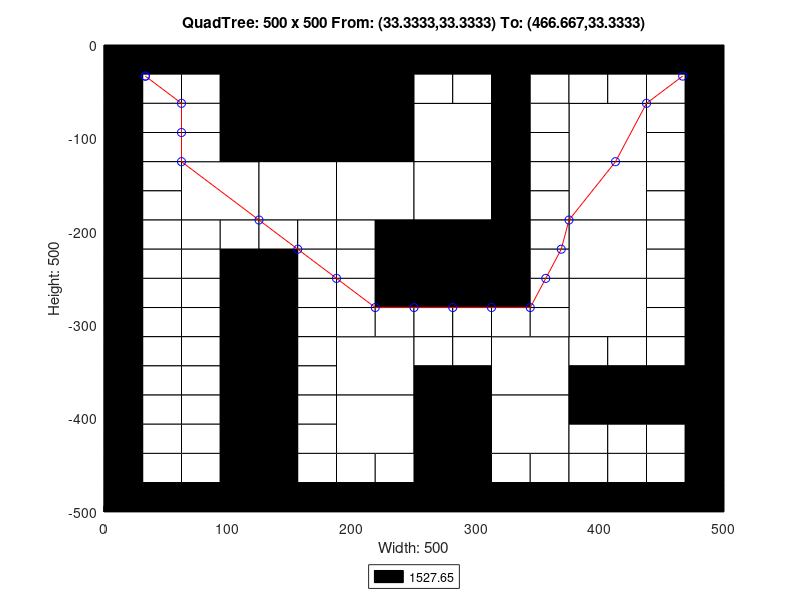

MATLAB code to generate this figure:
axis([0 500 -500 0]);
title('QuadTree: 500 x 500 From: (33.3333,33.3333) To: (466.667,33.3333)');
xlabel('Width: 500');
ylabel('Height: 500');
rectangle('Position',[125 -125 125 125], 'FaceColor',[0 0 0]);
rectangle('Position',[62.5 -187.5 62.5 62.5], 'FaceColor',[1 1 1]);
rectangle('Position',[125 -187.5 62.5 62.5], 'FaceColor',[1 1 1]);
rectangle('Position',[187.5 -187.5 62.5 62.5], 'FaceColor',[1 1 1]);
rectangle('Position',[250 -125 62.5 62.5], 'FaceColor',[1 1 1]);
rectangle('Position',[375 -125 62.5 62.5], 'FaceColor',[1 1 1]);
rectangle('Position',[250 -187.5 62.5 62.5], 'FaceColor',[1 1 1]);
rectangle('Position',[250 -250 62.5 62.5], 'FaceColor',[0 0 0]);
rectangle('Position',[375 -187.5 62.5 62.5], 'FaceColor',[1 1 1]);
rectangle('Position',[375 -250 62.5 62.5], 'FaceColor',[1 1 1]);
rectangle('Position',[187.5 -375 62.5 62.5], 'FaceColor',[1 1 1]);
rectangle('Position',[187.5 -437.5 62.5 62.5], 'FaceColor',[1 1 1]);
rectangle('Position',[312.5 -375 62.5 62.5], 'FaceColor',[1 1 1]);
rectangle('Position',[375 -312.5 62.5 62.5], 'FaceColor',[1 1 1]);
rectangle('Position',[250 -437.5 62.5 62.5], 'FaceColor',[0 0 0]);
rectangle('Position',[312.5 -437.5 62.5 62.5], 'FaceColor',[1 1 1]);
rectangle('Position',[250 -500 62.5 62.5], 'FaceColor',[0 0 0]);
rectangle('Position',[0 -31.25 31.25 31.25], 'FaceColor',[0 0 0]);
rectangle('Position',[31.25 -31.25 31.25 31.25], 'FaceColor',[0 0 0]);
rectangle('Position',[0 -62.5 31.25 31.25], 'FaceColor',[0 0 0]);
rectangle('Position',[31.25 -62.5 31.25 31.25], 'FaceColor',[1 1 1]);
rectangle('Position',[62.5 -31.25 31.25 31.25], 'FaceColor',[0 0 0]);
rectangle('Position',[93.75 -31.25 31.25 31.25], 'FaceColor',[0 0 0]);
rectangle('Position',[62.5 -62.5 31.25 31.25], 'FaceColor',[1 1 1]);
rectangle('Position',[93.75 -62.5 31.25 31.25], 'FaceColor',[0 0 0]);
rectangle('Position',[0 -93.75 31.25 31.25], 'FaceColor',[0 0 0]);
rectangle('Position',[31.25 -93.75 31.25 31.25], 'FaceColor',[1 1 1]);
rectangle('Position',[0 -125 31.25 31.25], 'FaceColor',[0 0 0]);
rectangle('Position',[31.25 -125 31.25 31.25], 'FaceColor',[1 1 1]);
rectangle('Position',[62.5 -93.75 31.25 31.25], 'FaceColor',[1 1 1]);
rectangle('Position',[93.75 -93.75 31.25 31.25], 'FaceColor',[0 0 0]);
rectangle('Position',[62.5 -125 31.25 31.25], 'FaceColor',[1 1 1]);
rectangle('Position',[93.75 -125 31.25 31.25], 'FaceColor',[0 0 0]);
rectangle('Position',[0 -156.25 31.25 31.25], 'FaceColor',[0 0 0]);
rectangle('Position',[31.25 -156.25 31.25 31.25], 'FaceColor',[1 1 1]);
rectangle('Position',[0 -187.5 31.25 31.25], 'FaceColor',[0 0 0]);
rectangle('Position',[31.25 -187.5 31.25 31.25], 'FaceColor',[1 1 1]);
rectangle('Position',[0 -218.75 31.25 31.25], 'FaceColor',[0 0 0]);
rectangle('Position',[31.25 -218.75 31.25 31.25], 'FaceColor',[1 1 1]);
rectangle('Position',[0 -250 31.25 31.25], 'FaceColor',[0 0 0]);
rectangle('Position',[31.25 -250 31.25 31.25], 'FaceColor',[1 1 1]);
rectangle('Position',[62.5 -218.75 31.25 31.25], 'FaceColor',[1 1 1]);
rectangle('Position',[93.75 -218.75 31.25 31.25], 'FaceColor',[1 1 1]);
rectangle('Position',[62.5 -250 31.25 31.25], 'FaceColor',[1 1 1]);
rectangle('Position',[93.75 -250 31.25 31.25], 'FaceColor',[0 0 0]);
rectangle('Position',[125 -218.75 31.25 31.25], 'FaceColor',[1 1 1]);
rectangle('Position',[156.25 -218.75 31.25 31.25], 'FaceColor',[1 1 1]);
rectangle('Position',[125 -250 31.25 31.25], 'FaceColor',[0 0 0]);
rectangle('Position',[156.25 -250 31.25 31.25], 'FaceColor',[1 1 1]);
rectangle('Position',[187.5 -218.75 31.25 31.25], 'FaceColor',[1 1 1]);
rectangle('Position',[218.75 -218.75 31.25 31.25], 'FaceColor',[0 0 0]);
rectangle('Position',[187.5 -250 31.25 31.25], 'FaceColor',[1 1 1]);
rectangle('Position',[218.75 -250 31.25 31.25], 'FaceColor',[0 0 0]);
rectangle('Position',[250 -31.25 31.25 31.25], 'FaceColor',[0 0 0]);
rectangle('Position',[281.25 -31.25 31.25 31.25], 'FaceColor',[0 0 0]);
rectangle('Position',[250 -62.5 31.25 31.25], 'FaceColor',[1 1 1]);
rectangle('Position',[281.25 -62.5 31.25 31.25], 'FaceColor',[1 1 1]);
rectangle('Position',[312.5 -31.25 31.25 31.25], 'FaceColor',[0 0 0]);
rectangle('Position',[343.75 -31.25 31.25 31.25], 'FaceColor',[0 0 0]);
rectangle('Position',[312.5 -62.5 31.25 31.25], 'FaceColor',[0 0 0]);
rectangle('Position',[343.75 -62.5 31.25 31.25], 'FaceColor',[1 1 1]);
rectangle('Position',[312.5 -93.75 31.25 31.25], 'FaceColor',[0 0 0]);
rectangle('Position',[343.75 -93.75 31.25 31.25], 'FaceColor',[1 1 1]);
rectangle('Position',[312.5 -125 31.25 31.25], 'FaceColor',[0 0 0]);
rectangle('Position',[343.75 -125 31.25 31.25], 'FaceColor',[1 1 1]);
rectangle('Position',[375 -31.25 31.25 31.25], 'FaceColor',[0 0 0]);
rectangle('Position',[406.25 -31.25 31.25 31.25], 'FaceColor',[0 0 0]);
rectangle('Position',[375 -62.5 31.25 31.25], 'FaceColor',[1 1 1]);
rectangle('Position',[406.25 -62.5 31.25 31.25], 'FaceColor',[1 1 1]);
rectangle('Position',[437.5 -31.25 31.25 31.25], 'FaceColor',[0 0 0]);
rectangle('Position',[468.75 -31.25 31.25 31.25], 'FaceColor',[0 0 0]);
rectangle('Position',[437.5 -62.5 31.25 31.25], 'FaceColor',[1 1 1]);
rectangle('Position',[468.75 -62.5 31.25 31.25], 'FaceColor',[0 0 0]);
rectangle('Position',[437.5 -93.75 31.25 31.25], 'FaceColor',[1 1 1]);
rectangle('Position',[468.75 -93.75 31.25 31.25], 'FaceColor',[0 0 0]);
rectangle('Position',[437.5 -125 31.25 31.25], 'FaceColor',[1 1 1]);
rectangle('Position',[468.75 -125 31.25 31.25], 'FaceColor',[0 0 0]);
rectangle('Position',[312.5 -156.25 31.25 31.25], 'FaceColor',[0 0 0]);
rectangle('Position',[343.75 -156.25 31.25 31.25], 'FaceColor',[1 1 1]);
rectangle('Position',[312.5 -187.5 31.25 31.25], 'FaceColor',[0 0 0]);
rectangle('Position',[343.75 -187.5 31.25 31.25], 'FaceColor',[1 1 1]);
rectangle('Position',[312.5 -218.75 31.25 31.25], 'FaceColor',[0 0 0]);
rectangle('Position',[343.75 -218.75 31.25 31.25], 'FaceColor',[1 1 1]);
rectangle('Position',[312.5 -250 31.25 31.25], 'FaceColor',[0 0 0]);
rectangle('Position',[343.75 -250 31.25 31.25], 'FaceColor',[1 1 1]);
rectangle('Position',[437.5 -156.25 31.25 31.25], 'FaceColor',[1 1 1]);
rectangle('Position',[468.75 -156.25 31.25 31.25], 'FaceColor',[0 0 0]);
rectangle('Position',[437.5 -187.5 31.25 31.25], 'FaceColor',[1 1 1]);
rectangle('Position',[468.75 -187.5 31.25 31.25], 'FaceColor',[0 0 0]);
rectangle('Position',[437.5 -218.75 31.25 31.25], 'FaceColor',[1 1 1]);
rectangle('Position',[468.75 -218.75 31.25 31.25], 'FaceColor',[0 0 0]);
rectangle('Position',[437.5 -250 31.25 31.25], 'FaceColor',[1 1 1]);
rectangle('Position',[468.75 -250 31.25 31.25], 'FaceColor',[0 0 0]);
rectangle('Position',[0 -281.25 31.25 31.25], 'FaceColor',[0 0 0]);
rectangle('Position',[31.25 -281.25 31.25 31.25], 'FaceColor',[1 1 1]);
rectangle('Position',[0 -312.5 31.25 31.25], 'FaceColor',[0 0 0]);
rectangle('Position',[31.25 -312.5 31.25 31.25], 'FaceColor',[1 1 1]);
rectangle('Position',[62.5 -281.25 31.25 31.25], 'FaceColor',[1 1 1]);
rectangle('Position',[93.75 -281.25 31.25 31.25], 'FaceColor',[0 0 0]);
rectangle('Position',[62.5 -312.5 31.25 31.25], 'FaceColor',[1 1 1]);
rectangle('Position',[93.75 -312.5 31.25 31.25], 'FaceColor',[0 0 0]);
rectangle('Position',[0 -343.75 31.25 31.25], 'FaceColor',[0 0 0]);
rectangle('Position',[31.25 -343.75 31.25 31.25], 'FaceColor',[1 1 1]);
rectangle('Position',[0 -375 31.25 31.25], 'FaceColor',[0 0 0]);
rectangle('Position',[31.25 -375 31.25 31.25], 'FaceColor',[1 1 1]);
rectangle('Position',[62.5 -343.75 31.25 31.25], 'FaceColor',[1 1 1]);
rectangle('Position',[93.75 -343.75 31.25 31.25], 'FaceColor',[0 0 0]);
rectangle('Position',[62.5 -375 31.25 31.25], 'FaceColor',[1 1 1]);
rectangle('Position',[93.75 -375 31.25 31.25], 'FaceColor',[0 0 0]);
rectangle('Position',[125 -281.25 31.25 31.25], 'FaceColor',[0 0 0]);
rectangle('Position',[156.25 -281.25 31.25 31.25], 'FaceColor',[1 1 1]);
rectangle('Position',[125 -312.5 31.25 31.25], 'FaceColor',[0 0 0]);
rectangle('Position',[156.25 -312.5 31.25 31.25], 'FaceColor',[1 1 1]);
rectangle('Position',[187.5 -281.25 31.25 31.25], 'FaceColor',[1 1 1]);
rectangle('Position',[218.75 -281.25 31.25 31.25], 'FaceColor',[0 0 0]);
rectangle('Position',[187.5 -312.5 31.25 31.25], 'FaceColor',[1 1 1]);
rectangle('Position',[218.75 -312.5 31.25 31.25], 'FaceColor',[1 1 1]);
rectangle('Position',[125 -343.75 31.25 31.25], 'FaceColor',[0 0 0]);
rectangle('Position',[156.25 -343.75 31.25 31.25], 'FaceColor',[1 1 1]);
rectangle('Position',[125 -375 31.25 31.25], 'FaceColor',[0 0 0]);
rectangle('Position',[156.25 -375 31.25 31.25], 'FaceColor',[1 1 1]);
rectangle('Position',[0 -406.25 31.25 31.25], 'FaceColor',[0 0 0]);
rectangle('Position',[31.25 -406.25 31.25 31.25], 'FaceColor',[1 1 1]);
rectangle('Position',[0 -437.5 31.25 31.25], 'FaceColor',[0 0 0]);
rectangle('Position',[31.25 -437.5 31.25 31.25], 'FaceColor',[1 1 1]);
rectangle('Position',[62.5 -406.25 31.25 31.25], 'FaceColor',[1 1 1]);
rectangle('Position',[93.75 -406.25 31.25 31.25], 'FaceColor',[0 0 0]);
rectangle('Position',[62.5 -437.5 31.25 31.25], 'FaceColor',[1 1 1]);
rectangle('Position',[93.75 -437.5 31.25 31.25], 'FaceColor',[0 0 0]);
rectangle('Position',[0 -468.75 31.25 31.25], 'FaceColor',[0 0 0]);
rectangle('Position',[31.25 -468.75 31.25 31.25], 'FaceColor',[1 1 1]);
rectangle('Position',[0 -500 31.25 31.25], 'FaceColor',[0 0 0]);
rectangle('Position',[31.25 -500 31.25 31.25], 'FaceColor',[0 0 0]);
rectangle('Position',[62.5 -468.75 31.25 31.25], 'FaceColor',[1 1 1]);
rectangle('Position',[93.75 -468.75 31.25 31.25], 'FaceColor',[0 0 0]);
rectangle('Position',[62.5 -500 31.25 31.25], 'FaceColor',[0 0 0]);
rectangle('Position',[93.75 -500 31.25 31.25], 'FaceColor',[0 0 0]);
rectangle('Position',[125 -406.25 31.25 31.25], 'FaceColor',[0 0 0]);
rectangle('Position',[156.25 -406.25 31.25 31.25], 'FaceColor',[1 1 1]);
rectangle('Position',[125 -437.5 31.25 31.25], 'FaceColor',[0 0 0]);
rectangle('Position',[156.25 -437.5 31.25 31.25], 'FaceColor',[1 1 1]);
rectangle('Position',[125 -468.75 31.25 31.25], 'FaceColor',[0 0 0]);
rectangle('Position',[156.25 -468.75 31.25 31.25], 'FaceColor',[1 1 1]);
rectangle('Position',[125 -500 31.25 31.25], 'FaceColor',[0 0 0]);
rectangle('Position',[156.25 -500 31.25 31.25], 'FaceColor',[0 0 0]);
rectangle('Position',[187.5 -468.75 31.25 31.25], 'FaceColor',[1 1 1]);
rectangle('Position',[218.75 -468.75 31.25 31.25], 'FaceColor',[1 1 1]);
rectangle('Position',[187.5 -500 31.25 31.25], 'FaceColor',[0 0 0]);
rectangle('Position',[218.75 -500 31.25 31.25], 'FaceColor',[0 0 0]);
rectangle('Position',[250 -281.25 31.25 31.25], 'FaceColor',[0 0 0]);
rectangle('Position',[281.25 -281.25 31.25 31.25], 'FaceColor',[0 0 0]);
rectangle('Position',[250 -312.5 31.25 31.25], 'FaceColor',[1 1 1]);
rectangle('Position',[281.25 -312.5 31.25 31.25], 'FaceColor',[1 1 1]);
rectangle('Position',[312.5 -281.25 31.25 31.25], 'FaceColor',[0 0 0]);
rectangle('Position',[343.75 -281.25 31.25 31.25], 'FaceColor',[1 1 1]);
rectangle('Position',[312.5 -312.5 31.25 31.25], 'FaceColor',[1 1 1]);
rectangle('Position',[343.75 -312.5 31.25 31.25], 'FaceColor',[1 1 1]);
rectangle('Position',[250 -343.75 31.25 31.25], 'FaceColor',[1 1 1]);
rectangle('Position',[281.25 -343.75 31.25 31.25], 'FaceColor',[1 1 1]);
rectangle('Position',[250 -375 31.25 31.25], 'FaceColor',[0 0 0]);
rectangle('Position',[281.25 -375 31.25 31.25], 'FaceColor',[0 0 0]);
rectangle('Position',[437.5 -281.25 31.25 31.25], 'FaceColor',[1 1 1]);
rectangle('Position',[468.75 -281.25 31.25 31.25], 'FaceColor',[0 0 0]);
rectangle('Position',[437.5 -312.5 31.25 31.25], 'FaceColor',[1 1 1]);
rectangle('Position',[468.75 -312.5 31.25 31.25], 'FaceColor',[0 0 0]);
rectangle('Position',[375 -343.75 31.25 31.25], 'FaceColor',[1 1 1]);
rectangle('Position',[406.25 -343.75 31.25 31.25], 'FaceColor',[1 1 1]);
rectangle('Position',[375 -375 31.25 31.25], 'FaceColor',[0 0 0]);
rectangle('Position',[406.25 -375 31.25 31.25], 'FaceColor',[0 0 0]);
rectangle('Position',[437.5 -343.75 31.25 31.25], 'FaceColor',[1 1 1]);
rectangle('Position',[468.75 -343.75 31.25 31.25], 'FaceColor',[0 0 0]);
rectangle('Position',[437.5 -375 31.25 31.25], 'FaceColor',[0 0 0]);
rectangle('Position',[468.75 -375 31.25 31.25], 'FaceColor',[0 0 0]);
rectangle('Position',[312.5 -468.75 31.25 31.25], 'FaceColor',[1 1 1]);
rectangle('Position',[343.75 -468.75 31.25 31.25], 'FaceColor',[1 1 1]);
rectangle('Position',[312.5 -500 31.25 31.25], 'FaceColor',[0 0 0]);
rectangle('Position',[343.75 -500 31.25 31.25], 'FaceColor',[0 0 0]);
rectangle('Position',[375 -406.25 31.25 31.25], 'FaceColor',[0 0 0]);
rectangle('Position',[406.25 -406.25 31.25 31.25], 'FaceColor',[0 0 0]);
rectangle('Position',[375 -437.5 31.25 31.25], 'FaceColor',[1 1 1]);
rectangle('Position',[406.25 -437.5 31.25 31.25], 'FaceColor',[1 1 1]);
rectangle('Position',[437.5 -406.25 31.25 31.25], 'FaceColor',[0 0 0]);
rectangle('Position',[468.75 -406.25 31.25 31.25], 'FaceColor',[0 0 0]);
rectangle('Position',[437.5 -437.5 31.25 31.25], 'FaceColor',[1 1 1]);
rectangle('Position',[468.75 -437.5 31.25 31.25], 'FaceColor',[0 0 0]);
rectangle('Position',[375 -468.75 31.25 31.25], 'FaceColor',[1 1 1]);
rectangle('Position',[406.25 -468.75 31.25 31.25], 'FaceColor',[1 1 1]);
rectangle('Position',[375 -500 31.25 31.25], 'FaceColor',[0 0 0]);
rectangle('Position',[406.25 -500 31.25 31.25], 'FaceColor',[0 0 0]);
rectangle('Position',[437.5 -468.75 31.25 31.25], 'FaceColor',[1 1 1]);
rectangle('Position',[468.75 -468.75 31.25 31.25], 'FaceColor',[0 0 0]);
rectangle('Position',[437.5 -500 31.25 31.25], 'FaceColor',[0 0 0]);
rectangle('Position',[468.75 -500 31.25 31.25], 'FaceColor',[0 0 0]);
X=[466.667,437.5,412.5,375,368.75,356.25,343.75,312.5,281.25,250,218.75,187.5,156.25,125,62.5,62.5,62.5,33.3333,33.3333];
Y=[-33.3333,-62.5,-125,-187.5,-218.75,-250,-281.25,-281.25,-281.25,-281.25,-281.25,-250,-218.75,-187.5,-125,-93.75,-62.5,-33.3333,-33.3333];
hold on;
plot(X,Y,'r');
plot(X,Y,'bo');
legend('1527.65','Location','southoutside');
